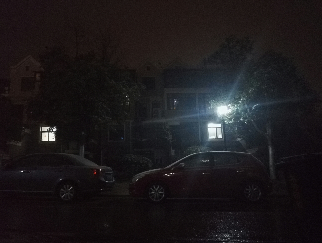
#> input picture Experiment2/night.png, 322 x 243 px
$ python task4_gaussian_noise.py
#> lines starting #> are read from the running program, lines starting #| are printed output that depends on the picture
### Experiment2/utils.py
"""
Utility functions for Experiment 2: Image Enhancement
"""
import cv2
import numpy as np
import matplotlib.pyplot as plt
from scipy import ndimage
import skimage.exposure as exposure

def load_experiment2_images():
    """Load images for Experiment 2"""
    first_img = cv2.imread('night.png')
#> first_img is the input picture: shape (243, 322, 3); mean B, G, R 27.6, 25.7, 28.9
    sec_img = cv2.imread('peppers.jpg')
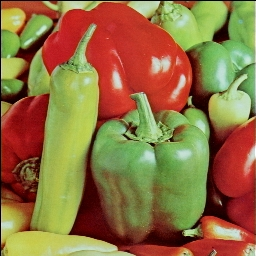
#> input picture Experiment2/peppers.JPG, 256 x 256 px, found by its file name
#> sec_img is the input picture: shape (256, 256, 3); mean B, G, R 64.8, 113.1, 144.3

    if first_img is None:
        raise FileNotFoundError("night.png not found")
    if sec_img is None:
        raise FileNotFoundError("peppers.jpg not found")

    # Convert BGR to RGB for display
    first_rgb = cv2.cvtColor(first_img, cv2.COLOR_BGR2RGB)
    sec_rgb = cv2.cvtColor(sec_img, cv2.COLOR_BGR2RGB)

    print(f"First Image (night.png): {first_rgb.shape}")
#| First Image (night.png): (243, 322, 3)
    print(f"Second Image (peppers.jpg): {sec_rgb.shape}")
#| Second Image (peppers.jpg): (256, 256, 3)
#|   Shape: (256, 256, 3)
#|   Min: 0, Max: 255
#|   Mean: 107.37, Std: 64.75

    return first_img, sec_img, first_rgb, sec_rgb

def save_figure(filename, dpi=300):
    """Save current matplotlib figure"""
    plt.savefig(filename, dpi=dpi, bbox_inches='tight')
    print(f"Saved: {filename}")

def show_image_grid(images, titles, rows, cols, figsize=(15, 10)):
    """Display multiple images in a grid"""
    fig, axes = plt.subplots(rows, cols, figsize=figsize)

    if rows == 1 and cols == 1:
        axes = [axes]
    elif rows > 1 or cols > 1:
        axes = axes.flatten()

    for ax, img, title in zip(axes, images, titles):
        if len(img.shape) == 2:  # Grayscale
            ax.imshow(img, cmap='gray')
        else:  # Color
            ax.imshow(img)
        ax.set_title(title, fontsize=10)
        ax.axis('off')

    # Hide empty subplots
    for i in range(len(images), len(axes)):
        axes[i].axis('off')

    plt.tight_layout()
    return fig

# [46 lines left out: function plot_histograms, not called in this run]

### Experiment2/task4_gaussian_noise.py
"""
Task 4: Add Gaussian Noise to Image
"""
import cv2
import numpy as np
import matplotlib.pyplot as plt
from utils import load_experiment2_images, save_figure, show_image_grid

def add_gaussian_noise(image, mean=0, sigma=25):
    """Add Gaussian noise to image"""
    # Generate Gaussian noise
    noise = np.random.normal(mean, sigma, image.shape).astype(np.float32)

    # Add noise to image
    noisy = image.astype(np.float32) + noise

    # Clip to valid range
    noisy = np.clip(noisy, 0, 255).astype(np.uint8)

    return noisy, noise

def add_different_noise_levels(image_rgb):
    """Add Gaussian noise with different sigma values"""
    results = {'Original': image_rgb}

    sigma_values = [10, 25, 50, 75, 100]

    for sigma in sigma_values:
        noisy, _ = add_gaussian_noise(image_rgb, mean=0, sigma=sigma)
        results[f'Gaussian Noise (σ={sigma})'] = noisy
#> after the loop, results = 6 items

    # Also add salt-and-pepper noise for comparison
    if len(image_rgb.shape) == 3:
        noisy_sp = image_rgb.copy()
        amount = 0.05
        num_salt = np.ceil(amount * image_rgb.size * 0.5)
#> num_salt = 4916
        num_pepper = np.ceil(amount * image_rgb.size * 0.5)
#> num_pepper = 4916

        # Add salt noise
        coords = [np.random.randint(0, i-1, int(num_salt)) for i in image_rgb.shape[:2]]
        noisy_sp[coords[0], coords[1], :] = 255

        # Add pepper noise
        coords = [np.random.randint(0, i-1, int(num_pepper)) for i in image_rgb.shape[:2]]
        noisy_sp[coords[0], coords[1], :] = 0
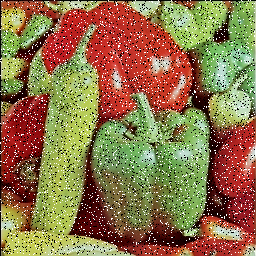
#> noisy_sp: shape (256, 256, 3); mean R, G, B 141.4, 114.4, 72.9

        results['Salt & Pepper Noise (5%)'] = noisy_sp

    return results

def calculate_psnr(original, noisy):
    """Calculate PSNR between original and noisy images"""
    mse = np.mean((original.astype(np.float32) - noisy.astype(np.float32)) ** 2)
    if mse == 0:
        return float('inf')
    max_pixel = 255.0
    psnr = 20 * np.log10(max_pixel / np.sqrt(mse))
    return psnr

def main():
    print("=" * 60)
    print("TASK 4: ADD GAUSSIAN NOISE")
    print("=" * 60)

    # Load second image (peppers.jpg)
    _, sec_img, _, sec_rgb = load_experiment2_images()

    print(f"\nOriginal Image Statistics:")
    print(f"  Shape: {sec_rgb.shape}")
    print(f"  Min: {sec_rgb.min()}, Max: {sec_rgb.max()}")
    print(f"  Mean: {sec_rgb.mean():.2f}, Std: {sec_rgb.std():.2f}")

    # Add different levels of Gaussian noise
    print("\nAdding Gaussian noise with different sigma values...")
    noisy_results = add_different_noise_levels(sec_rgb)
#> noisy_results = 7 items

    # Calculate PSNR for each noise level
    print("\nPSNR Values (higher is better):")
    print("-" * 40)

    psnr_values = {}
    for name, img in noisy_results.items():
        if name != 'Original':
            psnr = calculate_psnr(sec_rgb, img)
            psnr_values[name] = psnr
            print(f"{name}: {psnr:.2f} dB")
#> this loop made 7 passes
#> (name, mse in calculate_psnr, psnr) on passes 2 to 7: ('Gaussian Noise (σ=10)', 96.21, 28.3), ('Gaussian Noise (σ=25)', 579.8, 20.5), ('Gaussian Noise (σ=50)', 2057, 15), ('Gaussian Noise (σ=75)', 3979.8, 12.13), ('Gaussian Noise (σ=100)', 5932.3, 10.4), ('Salt & Pepper Noise (5%)', 2875.8, 13.54)
#> name on pass 1: 'Original'
#| Gaussian Noise (σ=10): 28.30 dB
#| Gaussian Noise (σ=25): 20.50 dB
#| Gaussian Noise (σ=50): 15.00 dB
#| Gaussian Noise (σ=75): 12.13 dB
#| Gaussian Noise (σ=100): 10.40 dB
#| Salt & Pepper Noise (5%): 13.54 dB
#> after the loop, psnr_values = {'Gaussian Noise (σ=10)': 28.3, 'Gaussian Noise (σ=25)': 20.5, 'Gaussian Noise (σ=50)': 15, 'Gaussian Noise (σ=75)': 12.13, 'Gaussian Noise (σ=100)': 10.4, 'Salt & Pepper Noise (5%)': 13.54}

    # Display results
    images = list(noisy_results.values())[:6]  # First 6 images
#> images = 6 items
    titles = list(noisy_results.keys())[:6]
#> titles = ['Original', 'Gaussian Noise (σ=10)', 'Gaussian Noise (σ=25)', 'Gaussian Noise (σ=50)', 'Gaussian Noise (σ=75)', 'Gaussian Noise (σ=100)']

    fig1 = show_image_grid(images, titles, 2, 3, figsize=(15, 10))
#> the loop in show_image_grid, `for ax, img, title in zip(axes, images, titles):` made 6 passes
    plt.suptitle('Gaussian Noise Addition with Different Sigma Values', fontsize=16, y=1.02)
    save_figure('output_task4_gaussian_noise.png')
    plt.show()

    # Show noise patterns
    print("\nVisualizing noise patterns...")
    fig2, axes = plt.subplots(2, 3, figsize=(15, 10))

    noise_levels = [('Original', sec_rgb, None)]
    for sigma in [10, 25, 50, 75, 100]:
        noisy_img, noise_pattern = add_gaussian_noise(sec_rgb, sigma=sigma)
        noise_levels.append((f'σ={sigma}', noisy_img, noise_pattern))
#> this loop made 5 passes
#> pass 1, in main, `noisy_img, noise_pattern = add_gaussian_noise(sec_rgb, sigma=sigma)`:
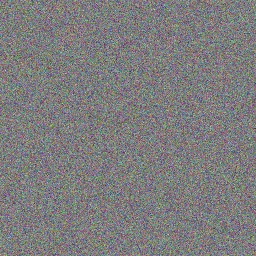
#> noise_pattern: shape (256, 256, 3) float32; mean R, G, B 0, -0.1, 0; drawn with min black and max white
#> after the loop, noise_levels = 6 items

    for idx, (title, img, noise) in enumerate(noise_levels):
        ax = axes.flatten()[idx]

        if idx == 0:
            ax.imshow(img)
            ax.set_title(title)
        else:
            # Show the noise pattern (amplified for visibility)
            if noise is not None:
                noise_display = np.clip(noise * 2 + 128, 0, 255).astype(np.uint8)
                ax.imshow(noise_display, cmap='gray')
                ax.set_title(f'{title}\nPSNR: {psnr_values.get(title, "N/A")} dB')
            else:
                ax.imshow(img)
                ax.set_title(title)

        ax.axis('off')
#> this loop made 6 passes
#> pass 3, in main, `noise_display = np.clip(noise * 2 + 128, 0, 255).astype(np.uint8)`:
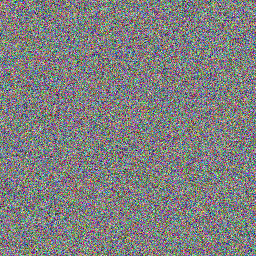
#> noise_display: shape (256, 256, 3); mean of channels 0, 1, 2 127.7, 127.4, 127.3; drawn as B, G, R

    plt.tight_layout()
    save_figure('output_task4_noise_patterns.png')
#> call 2 of save_figure, with filename = 'output_task4_noise_patterns.png', dpi = 300
#> in save_figure (call 2), `plt.savefig(filename, dpi=dpi, bbox_inches='tight')`:
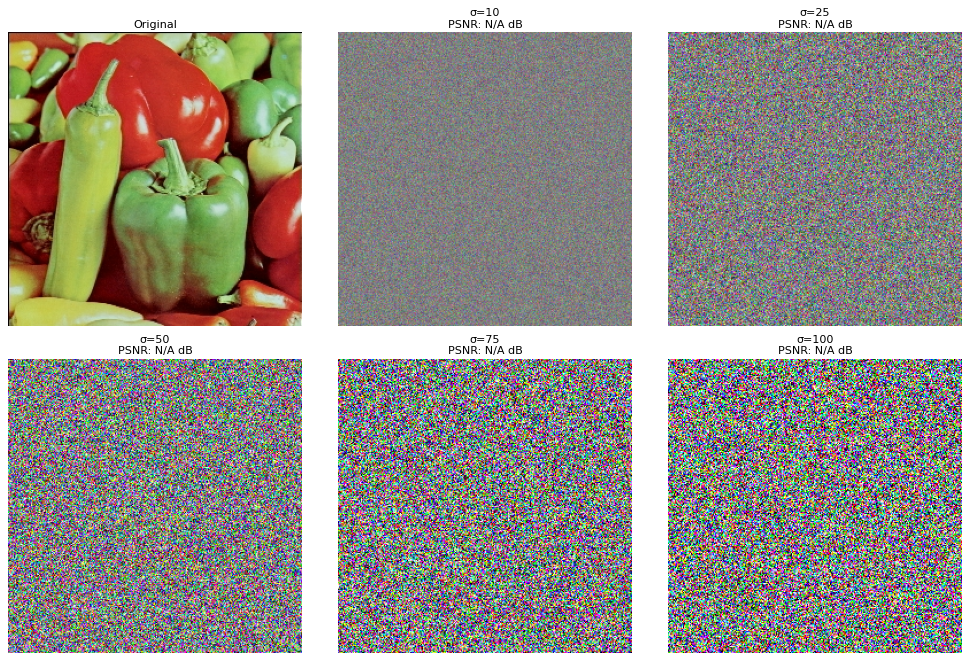
#> figure drawn by matplotlib, 6 panels

    # Plot PSNR vs Sigma
    print("\nPlotting PSNR vs Noise Level...")
    sigmas = [10, 25, 50, 75, 100]
    psnrs = [psnr_values.get(f'Gaussian Noise (σ={s})', 0) for s in sigmas]
#> psnrs = [28.3, 20.5, 15, 12.13, 10.4]

    fig3, ax = plt.subplots(figsize=(10, 6))
    ax.plot(sigmas, psnrs, 'bo-', linewidth=2, markersize=8)
    ax.set_xlabel('Sigma (Noise Level)')
    ax.set_ylabel('PSNR (dB)')
    ax.set_title('PSNR vs Gaussian Noise Level')
    ax.grid(True, alpha=0.3)

    for s, p in zip(sigmas, psnrs):
        ax.annotate(f'{p:.1f} dB', (s, p), textcoords="offset points",
                   xytext=(0,10), ha='center')
#> this loop made 5 passes
#> (s, p) on passes 1 to 5: (10, 28.3), (25, 20.5), (50, 15), (75, 12.13), (100, 10.4)

    plt.tight_layout()
    save_figure('output_task4_psnr_vs_noise.png')
#> call 3 of save_figure, with filename = 'output_task4_psnr_vs_noise.png', dpi = 300
#> in save_figure (call 3), `plt.savefig(filename, dpi=dpi, bbox_inches='tight')`:
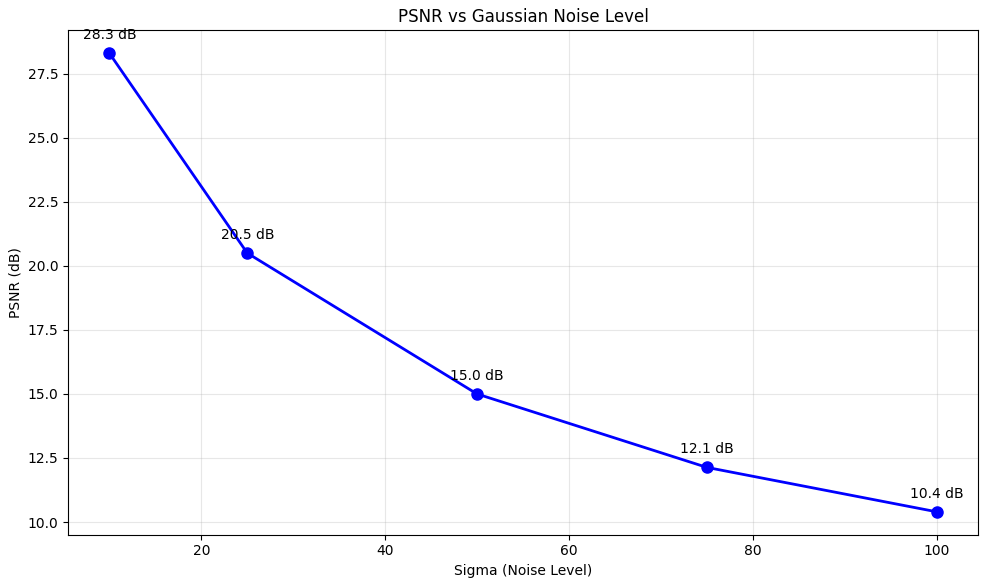
#> figure drawn by matplotlib, 1 panel

    # Save noisy image for next tasks (use σ=25 as example)
    noisy_25, _ = add_gaussian_noise(sec_rgb, sigma=25)
#> in add_gaussian_noise (call 11), `noisy = np.clip(noisy, 0, 255).astype(np.uint8)`:
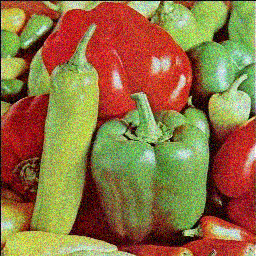
#> noisy: shape (256, 256, 3); mean R, G, B 143.7, 113.8, 65.6
    cv2.imwrite('output_noisy_image.jpg', cv2.cvtColor(noisy_25, cv2.COLOR_RGB2BGR))
    cv2.imwrite('input_noisy_for_filtering.jpg', cv2.cvtColor(noisy_25, cv2.COLOR_RGB2BGR))

    print("\n✅ Task 4 completed successfully!")
    print(f"\nNoisy image saved as 'output_noisy_image.jpg' (σ=25)")
    print("This will be used as input for Task 5 (smoothing filters).")

    plt.show()

if __name__ == "__main__":
    main()
